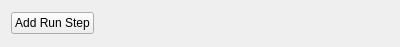
<?xml version="1.0" encoding="UTF-8"?>
<ui version="4.0">
 <class>ROSProjectManager::Internal::ROSRunConfiguration</class>
 <widget class="QWidget" name="ROSProjectManager::Internal::ROSRunConfiguration">
  <property name="geometry">
   <rect>
    <x>0</x>
    <y>0</y>
    <width>400</width>
    <height>47</height>
   </rect>
  </property>
  <property name="sizePolicy">
   <sizepolicy hsizetype="Preferred" vsizetype="Preferred">
    <horstretch>0</horstretch>
    <verstretch>0</verstretch>
   </sizepolicy>
  </property>
  <property name="windowTitle">
   <string>Form</string>
  </property>
  <layout class="QVBoxLayout" name="verticalLayout">
   <item>
    <widget class="QPushButton" name="m_addRunStepButton">
     <property name="sizePolicy">
      <sizepolicy hsizetype="Fixed" vsizetype="Fixed">
       <horstretch>0</horstretch>
       <verstretch>0</verstretch>
      </sizepolicy>
     </property>
     <property name="text">
      <string>Add Run Step</string>
     </property>
    </widget>
   </item>
  </layout>
  <action name="actionROS_Run">
   <property name="text">
    <string>ROS Run</string>
   </property>
  </action>
  <action name="actionROS_Launch">
   <property name="text">
    <string>ROS Launch</string>
   </property>
  </action>
 </widget>
 <resources/>
 <connections/>
</ui>
